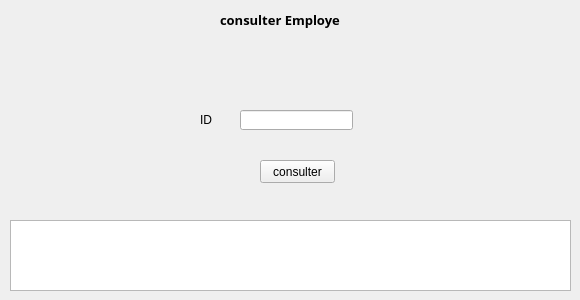
       <widget class="QWidget" name="tab_15">
        <attribute name="title">
         <string>Tab 2</string>
        </attribute>
        <widget class="QLabel" name="label_96">
         <property name="geometry">
          <rect>
           <x>220</x>
           <y>10</y>
           <width>141</width>
           <height>20</height>
          </rect>
         </property>
         <property name="font">
          <font>
           <family>Arial Black</family>
           <pointsize>10</pointsize>
           <weight>75</weight>
           <bold>true</bold>
          </font>
         </property>
         <property name="text">
          <string>consulter Employe</string>
         </property>
        </widget>
        <widget class="QTableView" name="tableView_12">
         <property name="geometry">
          <rect>
           <x>10</x>
           <y>220</y>
           <width>561</width>
           <height>71</height>
          </rect>
         </property>
        </widget>
        <widget class="QPushButton" name="pushButton_112">
         <property name="geometry">
          <rect>
           <x>260</x>
           <y>160</y>
           <width>75</width>
           <height>23</height>
          </rect>
         </property>
         <property name="text">
          <string>consulter</string>
         </property>
        </widget>
        <widget class="QLineEdit" name="lineEdit_27">
         <property name="geometry">
          <rect>
           <x>240</x>
           <y>110</y>
           <width>113</width>
           <height>20</height>
          </rect>
         </property>
        </widget>
        <widget class="QLabel" name="label_97">
         <property name="geometry">
          <rect>
           <x>200</x>
           <y>110</y>
           <width>31</width>
           <height>20</height>
          </rect>
         </property>
         <property name="text">
          <string>ID</string>
         </property>
        </widget>
       </widget>
